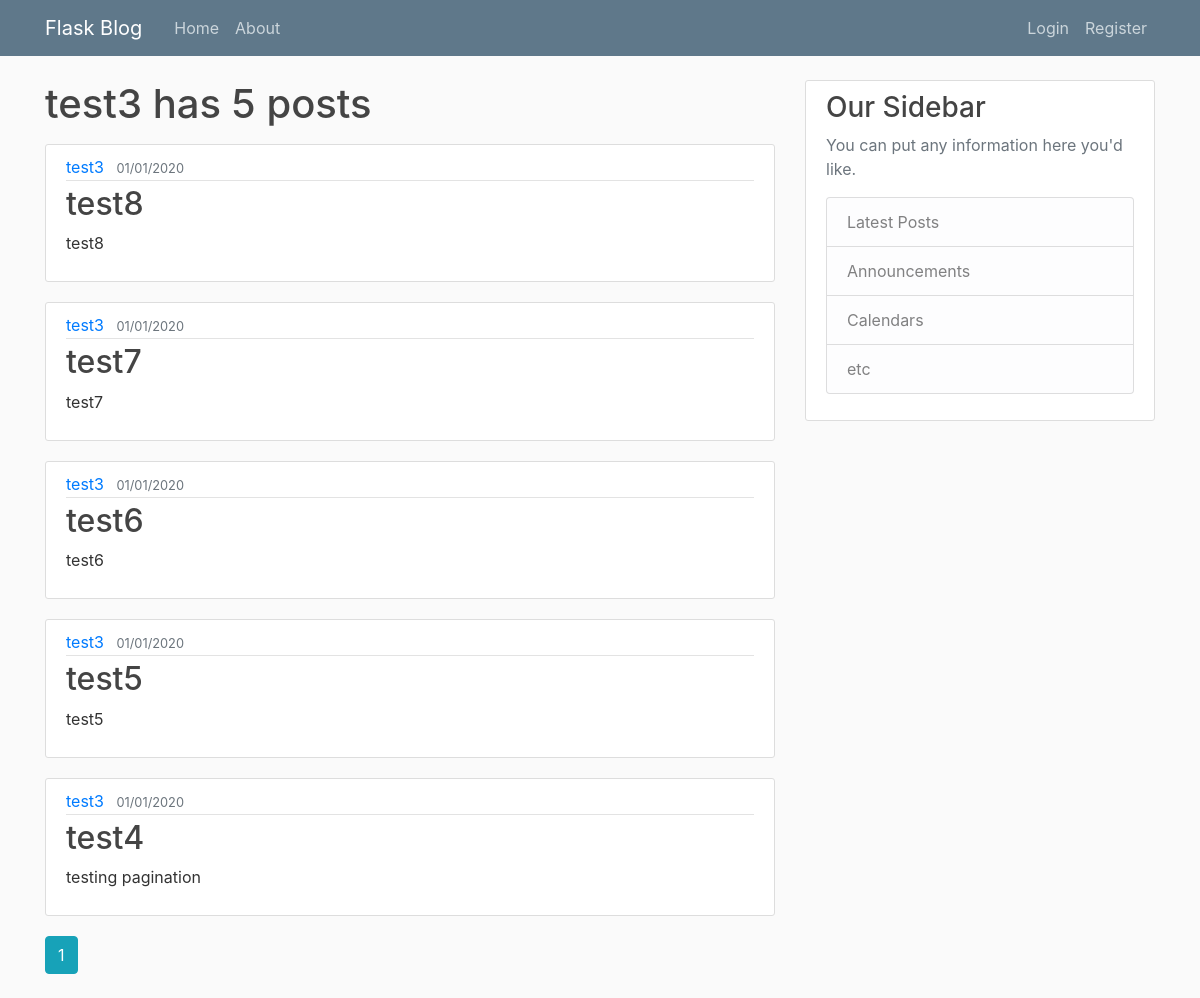
/user/test3, run on the app's committed database.
### flaskblog/models.py (models this page shows, shortened)
class User(db.Model, UserMixin):  # inheriting classes
    id = db.Column(db.Integer, primary_key=True)
    username = db.Column(db.String(20), unique=True, nullable=False)
    email = db.Column(db.String(120), unique=True, nullable=False)
    image_file = db.Column(db.String(20), nullable=False, default="default.jpg")
    password = db.Column(db.String(40), nullable=False)
    posts = db.relationship(
        "Post", backref="author", lazy=True
    )  # lazy=true tells SQlAl to run this only when called

class Post(db.Model):
    id = db.Column(db.Integer, primary_key=True)
    title = db.Column(db.String(20), nullable=False)
    date_posted = db.Column(db.DateTime, nullable=False, default=datetime.utcnow)
    content = db.Column(db.Text, nullable=False)
    user_id = db.Column(db.Integer, db.ForeignKey("user.id"), nullable=False)

### flaskblog/routes.py (the view)
@app.route("/user/<string:username>")
def user_posts(username):
    page = request.args.get("page", 1, type=int)
    user = User.query.filter_by(username=username).first_or_404()
    posts = (
        Post.query.filter_by(author=user)
        .order_by(Post.date_posted.desc())
        .paginate(page=page, per_page=5)
    )
    return render_template("user_posts.html", posts=posts, user=user)

### flaskblog/templates/user_posts.html
{% extends "layout.html" %}
{% block content %}
    <h1 class="mb-3">{{ user.username }} has {{ posts.total }} posts</h1>
    {% for post in posts.items %}
    <article class="media content-section">
     <div class="media-body">
       <div class="article-metadata">
         <a class="mr-2" href="{{ url_for('user_posts', username=post.author.username) }}">{{ post.author.username }}</a>
         <small class="text-muted">{{ post.date_posted.strftime('%m/%d/%Y') }}</small>
       </div>
       <h2><a class="article-title" href="{{ url_for('post', post_id=post.id) }}">{{ post.title }}</a></h2>
       <p class="article-content">{{ post.content }}</p>
     </div>
   </article>
    {% endfor %}
    {% for page_num in posts.iter_pages(left_edge=1, right_edge=1, left_current=1, right_current=2) %}
      {% if page_num %}
        {% if posts.page == page_num %}
          <a class="btn btn-info mb-4" href="{{ url_for('user_posts',username=user.username, page=page_num) }}">{{ page_num }}</a>
          {% else %}
            <a class="btn btn-outline-info mb-4" href="{{ url_for('user_posts',username=user.username, page=page_num) }}">{{ page_num }}</a>
        {% endif %}
      {% endif %}
    {% endfor %}
{% endblock content %}

### flaskblog/static/main.css (style rules this page uses)
body { background: #fafafa; color: #333333; margin-top: 5rem; }
h1, h2, h3, h4, h5, h6 { color: #444444; }
.content-section { background: #ffffff; padding: 10px 20px; border: 1px solid #dddddd; border-radius: 3px; margin-bottom: 20px; }
.article-title { color: #444444; }
.article-content { white-space: pre-line; }
.article-metadata { padding-bottom: 1px; margin-bottom: 4px; border-bottom: 1px solid #e3e3e3 }

### data on the page
User: username "test3"
Post: author.username "test3", date_posted "01/01/2020", title "test8", content "test8"
Post: author.username "test3", date_posted "01/01/2020", title "test7", content "test7"
Post: author.username "test3", date_posted "01/01/2020", title "test6", content "test6"
Post: author.username "test3", date_posted "01/01/2020", title "test5", content "test5"
Post: author.username "test3", date_posted "01/01/2020", title "test4", content "testing pagination"

### other printed values
{{ posts.total }} "5"
{{ page_num }} "1"
